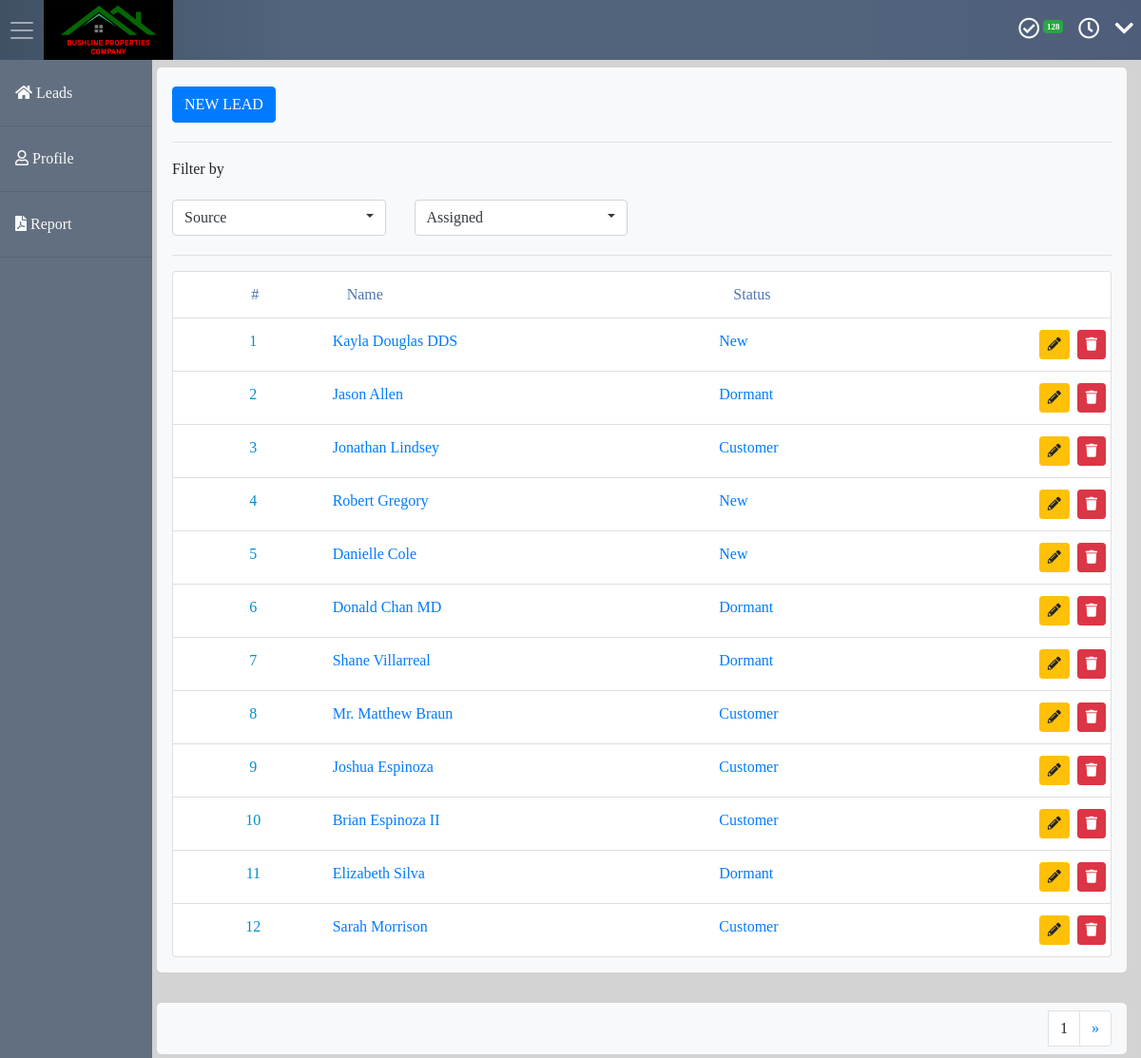
The app's page / (signed in), older data.
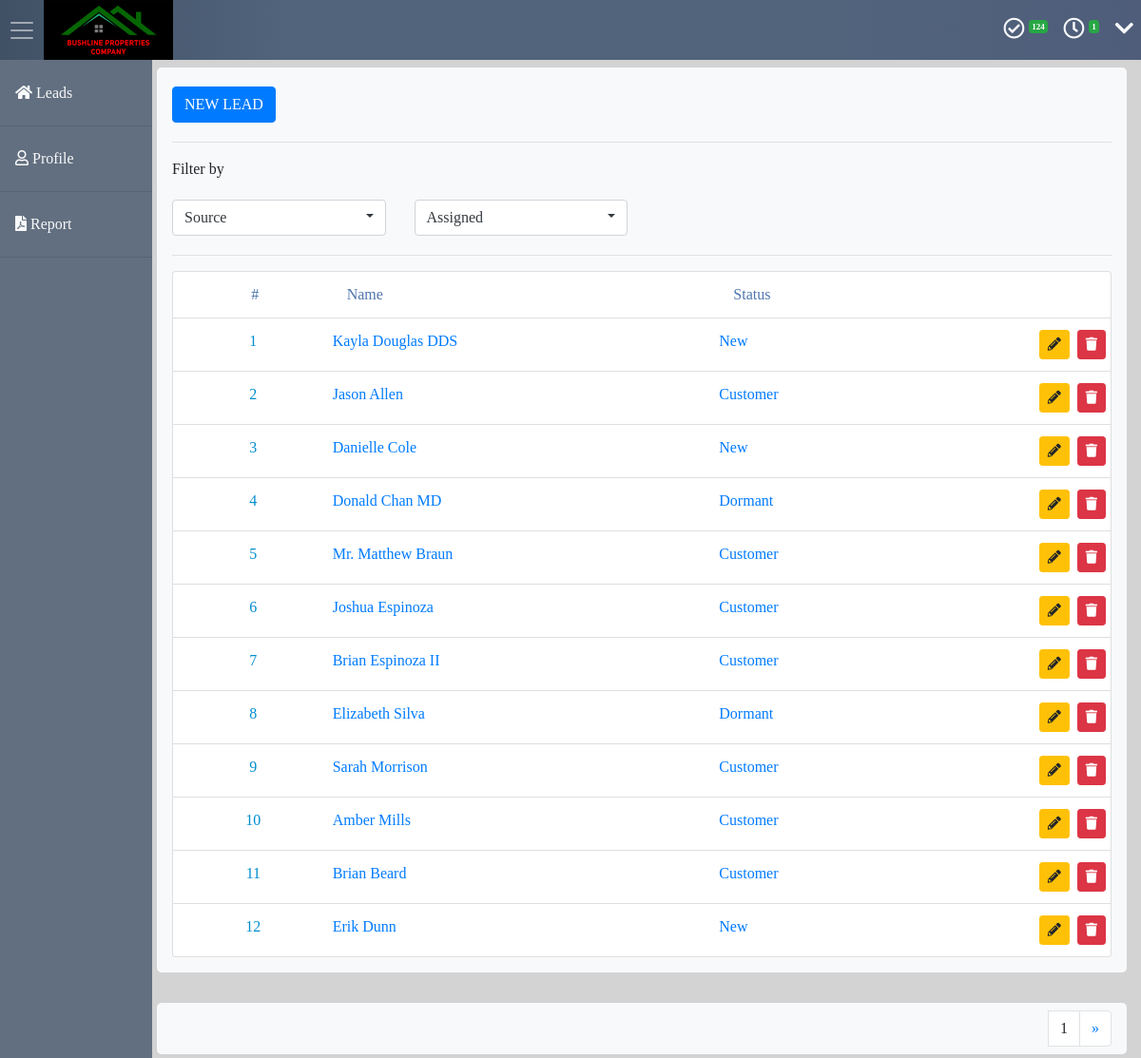
The same page, newer data.
### lead/models.py (models this page shows, shortened)
class Lead(models.Model):
    status = models.ForeignKey(Status, on_delete=models.CASCADE)
    source = models.ForeignKey(Source, on_delete=models.CASCADE)
    assigned = models.ForeignKey(User, on_delete=models.CASCADE)
    name = models.CharField(max_length=100)
    location = models.CharField(max_length=100, blank=True, null=True)
    phonenumber = models.CharField(max_length=100)
    email = models.EmailField(blank=True, null=True)
    description = models.TextField(blank=True, null=True)
    trash = models.BooleanField(default=False)
    active = models.BooleanField(default=True)

class Status(models.Model):
    name = models.CharField(max_length=100, default='completed')
    def __str__(self):
        return str(self.name)

### lead/views.py (the view)
# urls.py: path('', views.LeadListView.as_view(), name="lead_list"),
class LeadListView(LoginRequiredMixin, ListView):
    model = Lead
    def get_context_data(self, **kwargs):
        context = super().get_context_data(**kwargs)
        if self.request.user.is_authenticated:
            context['task_count'] = Task.objects.filter(
                author=self.request.user, trash=False).exclude(
                lead__trash=True).all()
            qs = self.get_queryset()
            sort1 = self.request.GET.get('source')
            if sort1:
                qs = qs.filter(source__name=sort1).all()
            sort2 = self.request.GET.get('status')
            if sort2:
                qs = qs.filter(status__name=sort2).all()
            paginator = Paginator(qs, 12)
            page = self.request.GET.get('page')
            leads = paginator.get_page(page)
            context['lead_list'] = leads
            context['reminders'] = Reminder.objects.filter(
                task__completed=False,
                dueDate__gte=timezone.now().today(),  # make sure that the dueDate has not expired
                task__author=self.request.user,  # the user is the one is the owner
                trash=False  # the reminder is not in the trash
            ).all()
            source = Source.objects.all()
            context['source'] = source
            context['status'] = Status.objects.all()
        return context
    def get_queryset(self):
        return Lead.objects.filter(trash=False, assigned=self.request.user).order_by('-pk').all()

### lead/templates/lead/lead_list.html (shortened to what this page needs)
{% extends "lead/base.html" %}
    {% block content %}
    <div class="container">
      <div class="row">
        <div class="col-12">
          <div class="jumbotron p-3 mt-2">
            <div class="buttons">
              <a href="{% url 'lead_new' %}" class="btn btn-sm-mobile text-left btn-primary my-1">NEW LEAD</a>
            </div>
            <hr />
            <div class="filters">
              <p>Filter by</p>
              <div class="row">
                <div class="col-12 col-md-3">
                  <div class="btn-group btn-filters my-1">
                    <button type="button" class="btn btn-secondary text-dark dropdown-toggle" data-toggle="dropdown"
                      aria-haspopup="true" aria-expanded="false">
                      Source
                    </button>
                  </div>
                </div>
                <div class="col-12 col-md-3">
                  <div class="btn-group btn-filters my-1">
                    <button type="button" class="btn btn-secondary text-dark dropdown-toggle" data-toggle="dropdown"
                      aria-haspopup="true" aria-expanded="false">
                      Assigned
                    </button>
                  </div>
                </div>
              </div>
            </div>
            <div class="row">
              <div class="col-12">{% include 'lead/tables.html' with leads=lead_list %}</div>
            </div>
          </div>
          <div class="jumbotron px-3 py-2 mt-2 mb-1 d-flex justify-content-end">
            <nav aria-label="Page navigation">
              <ul class="pagination m-0 ">
                <li class="page-item">
                  <a class="page-link" disabled>{{lead_list.number}}</a>
                </li>
                <li class="page-item">
                  {% if lead_list.has_next %}
                  <a class="page-link" href="?page={{ lead_list.next_page_number }}" aria-label="Next">
                    <span aria-hidden="true">&raquo;</span>
                  </a>
                  {%endif %}
                </li>
              </ul>
            </nav>
          </div>
        </div>
      </div>
    </div>
    {% endblock content %}

### lead/templates/lead/tables.html
<hr>
<ul id="lead" class="list-group">
    <li class="list-group-item">
        <div class="row text-diff">
            <div class="col-2 text-center">#</div>
            <div class="col-7 col-md-5 ">Name</div>
            <div class="col-3 col-md-2">Status</div>
            <div class="col-md-3 "></div>
        </div>
    </li>
    {% for lead in leads %}
    <li class="list-group-item">
        <div class="row">
            <div class="col-2 pr-1 pl-0 text-center">
                {{ forloop.counter }}
            </div>
            <div class="col-7 col-md-5 px-0 ">
                <a href="/{{lead.pk}}/">
                    {{lead.name}}
                </a>
            </div>
            <div class="col-3 col-md-2 px-0 ">
                <a href="/{{lead.pk}}/">
                    {{lead.status}}
                </a>
            </div>
            <div id="vismd" class="col-12 col-md-3 px-0 text-right">
                <a href="{% url 'lead_edit' pk=lead.pk %}" class="btn btn-warning btn-sm mr-1" data-toggle="tooltip"
                    data-placement="bottom" title="Edit"><i class="fas fa-pencil-alt"></i></a>
                <a href="{% url 'lead_remove' pk=lead.pk %}" class="btn btn-danger btn-sm" data-toggle="tooltip"
                    data-placement="bottom" title="Delete"><i class="fas fa-trash"></i></a>
            </div>
        </div>
    </li>
    {% endfor %}
</ul>

Row changes from the older to the newer data that the page shows:
no longer on this page (row edited): Lead: name "Jonathan Lindsey", status "Customer"
no longer on this page (row edited): Lead: name "Robert Gregory", status "New"
no longer on this page (row edited): Lead: name "Shane Villarreal", status "Dormant"
changed Lead "Jason Allen": status "Dormant" → "Customer"
now on this page (row unchanged): Lead: name "Amber Mills", status "Customer"
now on this page (row unchanged): Lead: name "Brian Beard", status "Customer"
now on this page (row unchanged): Lead: name "Erik Dunn", status "New"
Text that changed along with them:
{{ task_count|length }}: "128" → "124"
{{ reminders|length }}: (not shown) → "1"
